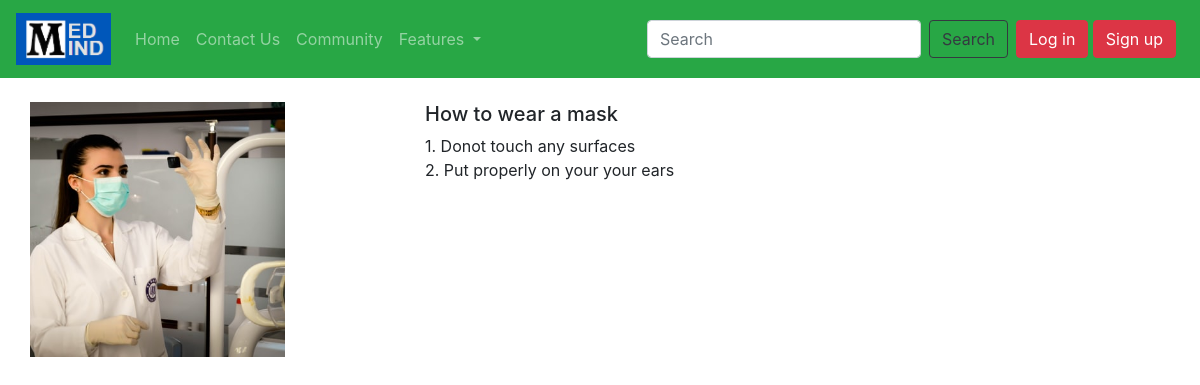
The page /guidelines/How to wear a mask on the database its author committed.
### guidelines/models.py (models this page shows, shortened)
class guidelist(models.Model):
    guide_sn= models.AutoField(primary_key=True)
    guide_title = models.CharField(max_length=100)
    guide_description = models.TextField()
    pub_date = models.DateField()
    image = models.ImageField(upload_to ="guidelines/images",default="")

### guidelines/views.py (the view)
# urls.py: path('<str:title>', views.guide,name="guide"),
def guide(request,title):
    guide = guidelist.objects.filter(guide_title=title).first()
    return render(request,'guidelines/guide.html',{'guide':guide})

### templates/guidelines/guide.html (shortened to what this page needs)
{% extends 'base.html' %}
{% block body %}
<div class="container my-4">
    <div class="row">
      <div class="col-md-4">
        <div class="row">
            <img src="/media/{{guide.image}}" width="255px" height="255px">
        </div>
      </div>
      <div class="col-md-8">
        <h5>{{guide.guide_title}}</h5>
        <p>{{guide.guide_description|safe}}</p>
     </div>
    </div>
</div>
{% endblock %}

### rows shown on the page
guidelist: image (picture), guide_title "How to wear a mask", guide_description "1. Donot touch any surfaces 2. Put properly on your your ears"
